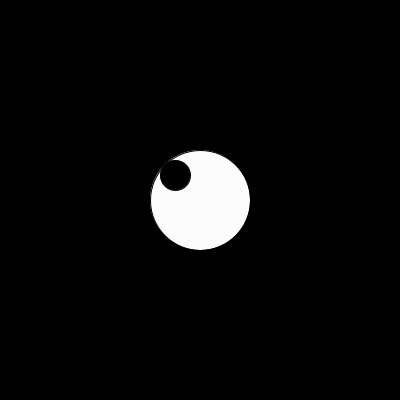
Frame 1 (no input)
Frame 60 (the mouse pressed at the canvas centre just before this capture): identical to frame 1, image omitted
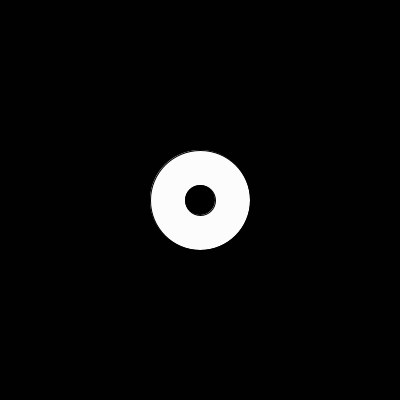
Frame 120 (the mouse held since frame 60 and released just before this capture)

The Processing sketch that drew these frames (run headless with seeded random() and noise(); from frame 60 on, the mouse is pressed at the canvas centre):

// Processing sketch: processing_68990
// ── processing_68990.pde

/*----------------------------------------------------------------
 Travail Rattrapage 
 Par Samantha Velandia Prieto
----------------------------------------------------------------*/
//Variables pour la position
float x;
float y;
float xCible=200 ;
float yCible=200 ;
float xVitesse;
float yVitesse;
float k= 0.9;
float d= 0.05;

void setup(){
  
//Configuration Scene
size(400,400);
smooth();

//Point Centre de la scene
x = width/2;
y = height/2;

}

void draw(){
//Arriere plan
background(256);

//Assouplissement 
xVitesse = d * (xVitesse + k * (xCible - x));
x = x + xVitesse;

yVitesse = d * (yVitesse + k * (yCible - y));
y = y + yVitesse;

//Dessin Yeux 

int d = 100;
float xOeil= x-0;
float yOeil= y-0;
ellipseMode(CENTER);
fill(252,252,252);
stroke(0);
ellipse(xOeil,yOeil, d, d);
float pupille = 30;

if (mousePressed){
  xCible= mouseX;
  yCible= mouseY;
  
}

println (xCible);
println (yCible);

//Animation

float radians = atan2 (mouseY-yOeil,mouseX-xOeil);
float distance = dist(mouseX, mouseY, xOeil, yOeil);

distance = constrain (distance, 0,d/2 - pupille/2);

float pupilleX= cos(radians)* distance + xOeil;
float pupilleY= sin(radians)* distance + yOeil;

fill(0);
ellipse(pupilleX,pupilleY,pupille,pupille);



}
